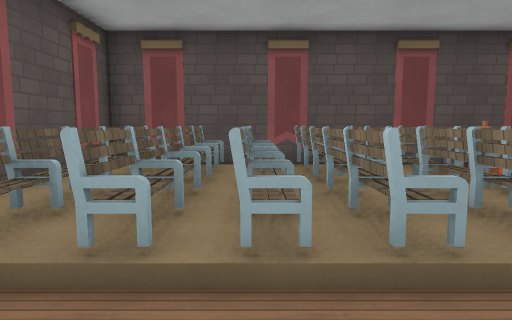
View 1 (above)

17 first-person views from a walk through a Godot game level. The camera is 1.3 m above the floor, tilts 6° down and sees 75° across. The floor is counted in squares, 1.2 m on a side. Each view is taken from the middle of a square. On the plan, view 1 faces up. The plan holds only what a view shows up to about 13 squares ahead; the rest is blank. The place goes on beyond the plan. Surface patterns are stand-ins for the level's own textures.

View 2
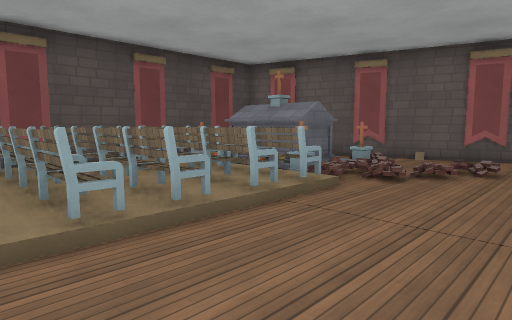

View 3
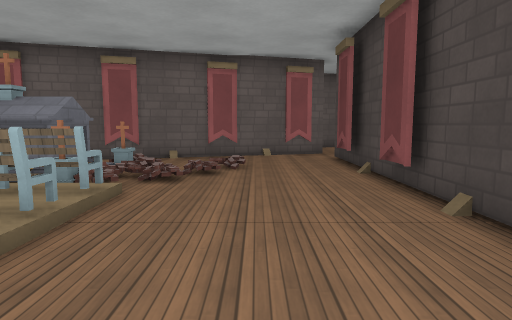

View 4
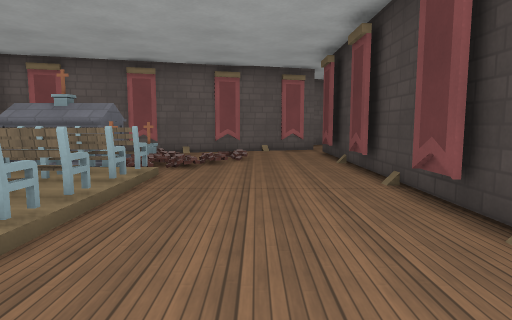

View 5
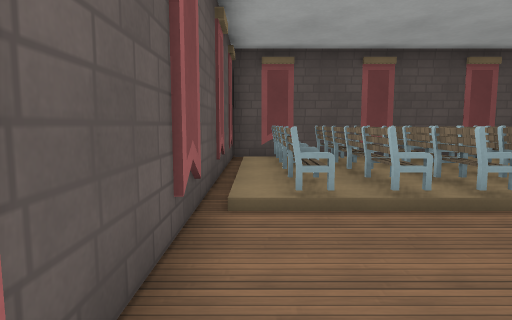

View 6
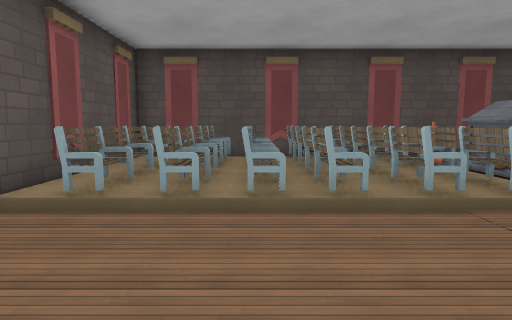

View 7
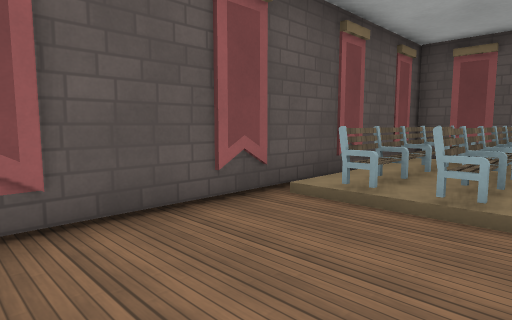

View 8
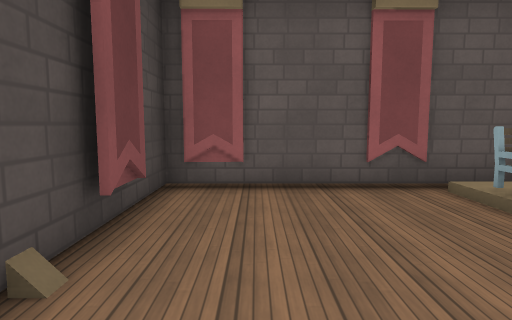

View 9
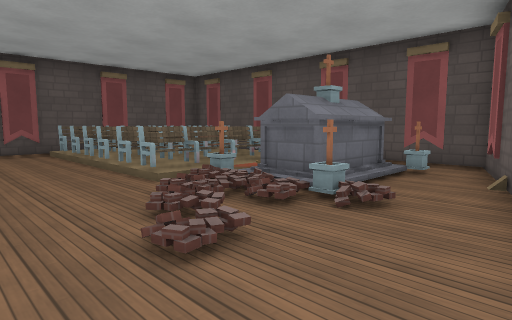

View 10
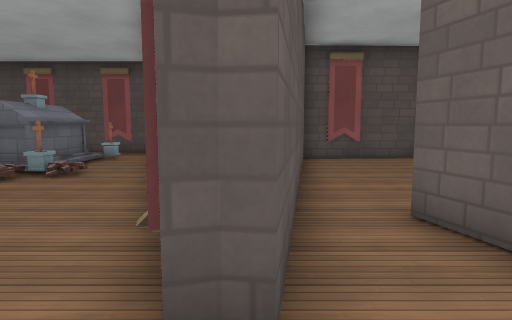

View 11
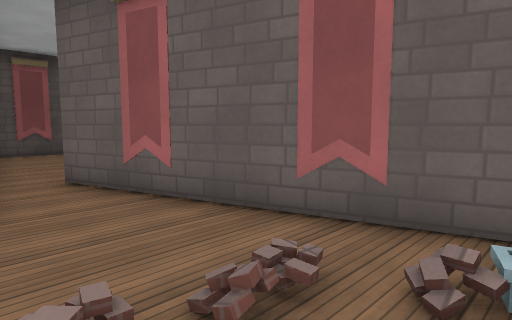

View 12
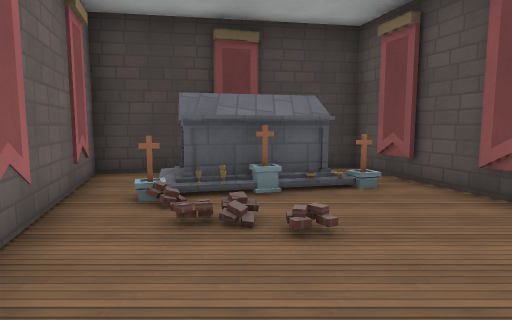

View 13
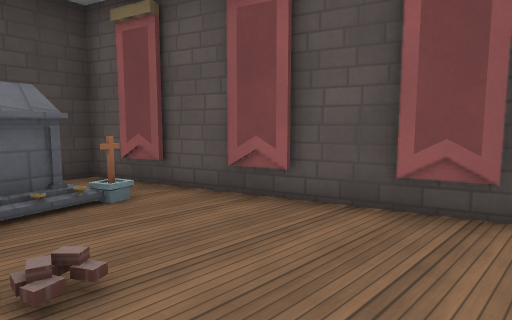

View 14
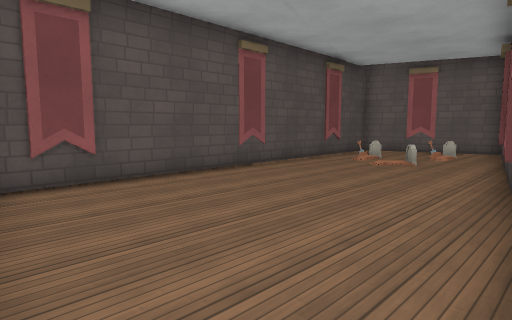

View 15
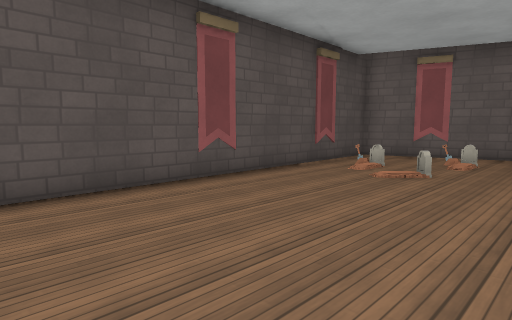

View 16
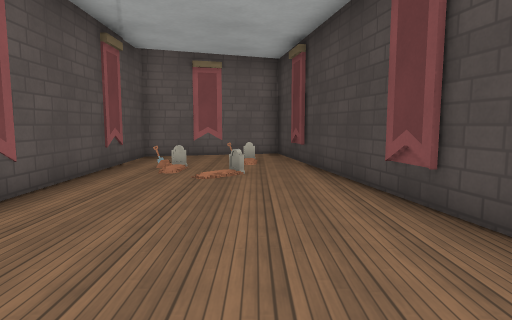

View 17
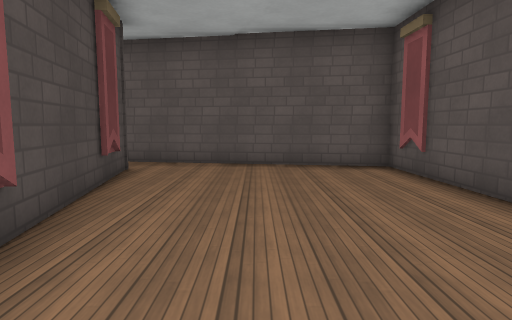

### Floor plan
Key: @ floor where view 1 was taken; # wall or solid block; . main floor; : floor 0.25 m higher than the main floor; / step, stairs or slope; = window, fence, low wall or low ledge; ^ raised ledge; C chair; B banner; O other object.
Columns run from 4 left of view 1 to 28 right of it. Each row starts with its distance up from view 1.
  9 ##############
  8 #  ...    ...#
  7 #:OCOCCO:O O.#   ###############
  6 #:CCCCCC:^ ^.#   #.B...........#
  5 #:CCCCCC:^#^..#  #.............#
  4 #:CCCCCC:^#^..#  #...........=.#
  3 #:CCCCCC:O/O/.#  #.............#
  2 #/CCCCCC//O...####...........B###
  1 #.........//..B##......######
  0 #...@..........##.######
 -1 #..............##.#
 -2 #..B.B...B..B..B#.B#
 -3 ##############.....#
 -4             ##.....#
 -5              #../..B#
 -6              #...//.#
 -7              #...O/O#
 -8              ##O^^#/B
 -9               #   ^ .#
-10               ########

Where each view was taken, in squares from view 1:
view 1: 0 up, 0 right, facing up
view 2: 1 down, 1 left, facing up-right
view 3: 0 up, 1 left, facing right
view 4: 0 up, 3 left, facing right
view 5: 2 down, 3 left, facing up
view 6: 2 down, 0 right, facing up
view 7: 2 down, 0 right, facing up-left
view 8: 1 down, 2 right, facing left
view 9: 1 down, 10 right, facing up-left
view 10: 4 down, 12 right, facing up
view 11: 7 down, 12 right, facing up-right
view 12: 2 down, 13 right, facing down
view 13: 3 down, 13 right, facing down-left
view 14: 0 up, 13 right, facing up-right
view 15: 1 up, 15 right, facing up-right
view 16: 3 up, 15 right, facing right
view 17: 3 up, 22 right, facing left
